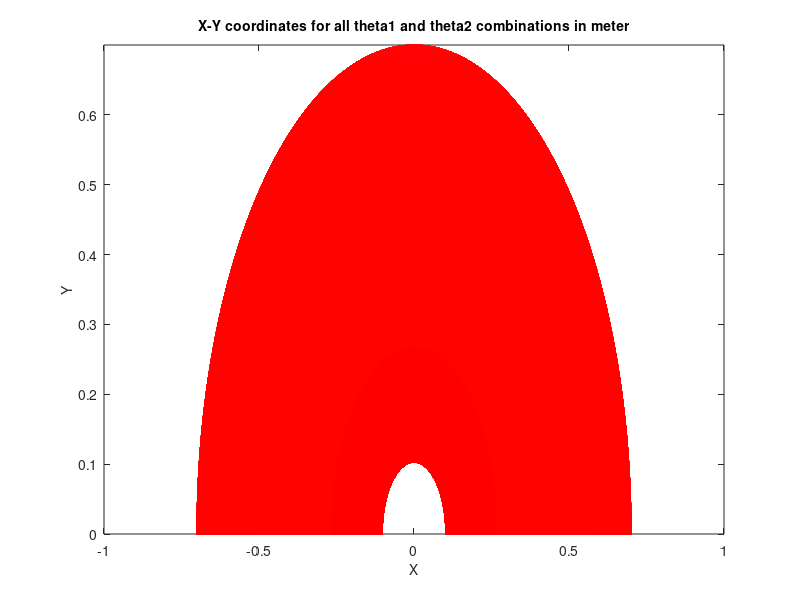

MATLAB code for this plot:
%% Modeling Inverse Kinematics in Robotic Arm
% mathworks.con/help/fuzzy/modeling-inverse-kinematics-in-a-robotic-arm
clc
clear

L1 = 350/1000; % measure in meter
L2 = 350/1000;

theta1 = 0:0.001:pi;
theta2 = -3*pi/4:0.001:3*pi/4;

[THETA1,THETA2] = meshgrid(theta1,theta2);

X = L1 * cos(THETA1) + L2 * cos(THETA1 + THETA2);
Y = L1 * sin(THETA1) + L2 * sin(THETA1 + THETA2);

data1 = [X(:) Y(:) THETA1(:)];
data2 = [X(:) Y(:) THETA2(:)];

yl=[0 inf];


plot(X(:),Y(:),'r');
% axis equal;
xlabel('X','FontSize',10)
ylabel('Y','FontSize',10)
title('X-Y coordinates for all theta1 and theta2 combinations in meter','FontSize',10)
ylim(yl);